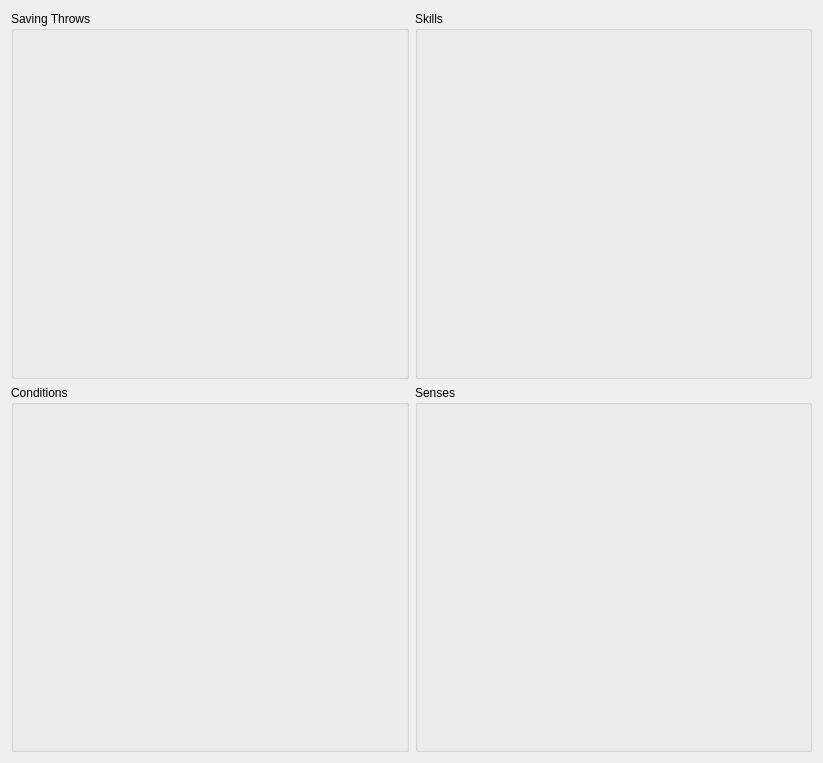
<?xml version="1.0" encoding="UTF-8"?>
<ui version="4.0">
 <class>Character_skills_widget</class>
 <widget class="QWidget" name="Character_skills_widget">
  <property name="geometry">
   <rect>
    <x>0</x>
    <y>0</y>
    <width>823</width>
    <height>763</height>
   </rect>
  </property>
  <property name="windowTitle">
   <string>Form</string>
  </property>
  <layout class="QHBoxLayout" name="horizontalLayout">
   <item>
    <layout class="QVBoxLayout" name="verticalLayout">
     <item>
      <widget class="QGroupBox" name="saving_throw_groupbox">
       <property name="title">
        <string>Saving Throws</string>
       </property>
      </widget>
     </item>
     <item>
      <widget class="QGroupBox" name="conditions_groupbox">
       <property name="title">
        <string>Conditions</string>
       </property>
      </widget>
     </item>
    </layout>
   </item>
   <item>
    <layout class="QVBoxLayout" name="verticalLayout_2">
     <item>
      <widget class="QGroupBox" name="skills_groupbox">
       <property name="title">
        <string>Skills</string>
       </property>
      </widget>
     </item>
     <item>
      <widget class="QGroupBox" name="senses_groupbox">
       <property name="title">
        <string>Senses</string>
       </property>
      </widget>
     </item>
    </layout>
   </item>
  </layout>
 </widget>
 <resources/>
 <connections/>
</ui>
